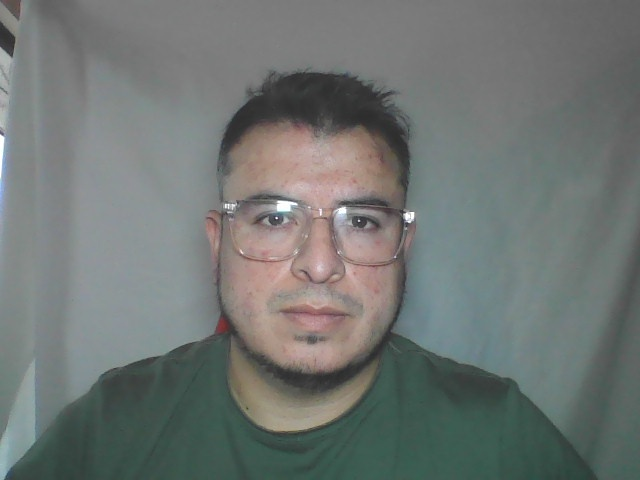
#> input picture foto_capturada.jpg, 640 x 480 px, found by its file name
$ python bordes.py
#> lines starting #> are read from the running program, lines starting #| are printed output that depends on the picture
from PIL import Image, ImageFilter
import matplotlib.pyplot as plt

imagen = "C:/Users/Marce/Documents/SenalesImagenes/Tarea1/foto_capturada.jpg"

# 1. Cargar la imagen
img = Image.open(imagen)
#> img is the input picture: PIL image 640x480 RGB; mean R, G, B 111.8, 117.4, 114.9

# 2. Enfoque inicial (Sharpen)
img_enfoque = img.filter(ImageFilter.SHARPEN)

# 3. Detección de bordes (FIND_EDGES)
img_bordes = img_enfoque.filter(ImageFilter.FIND_EDGES)
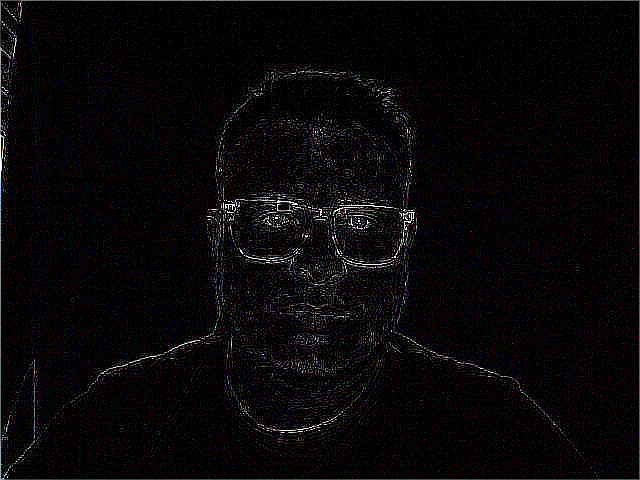
#> img_bordes: PIL image 640x480 RGB; mean R, G, B 8.5, 7.8, 8.1

# 4. Suavizado para reducir ruido
img_gauss = img_bordes.filter(ImageFilter.GaussianBlur(radius=1))

# 5. Segundo enfoque
img_enfoque_final = img_bordes.filter(ImageFilter.SHARPEN)
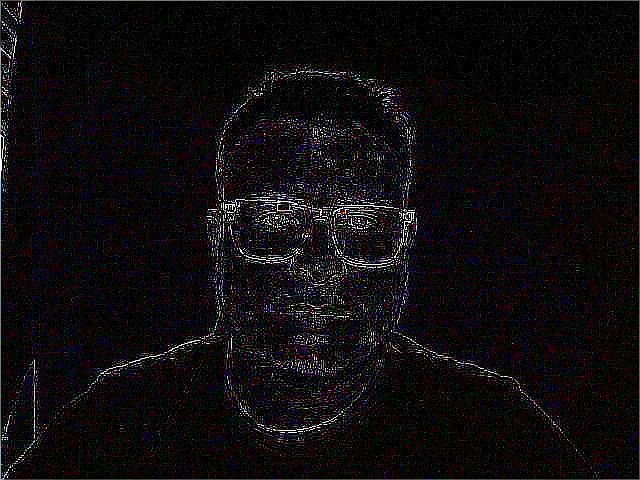
#> img_enfoque_final: PIL image 640x480 RGB; mean R, G, B 12.6, 11.5, 12.1

# 6. Segunda detección de bordes
img_bordes_final = img_enfoque_final.filter(ImageFilter.FIND_EDGES)
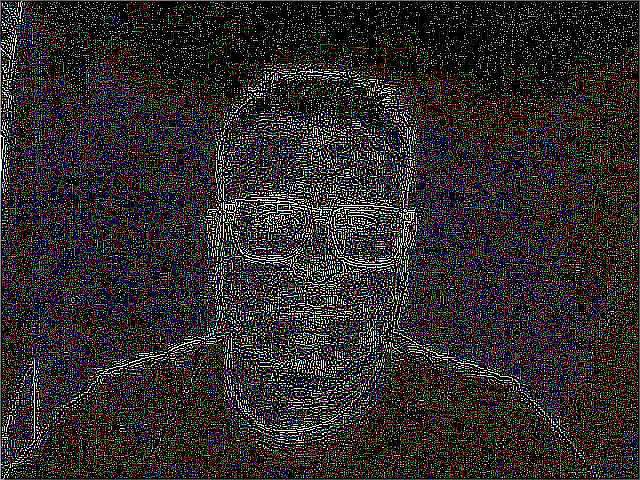
#> img_bordes_final: PIL image 640x480 RGB; mean R, G, B 45.1, 40.3, 41.6

# 7. Limpieza final (suavizado)
img_limpia = img_bordes_final.filter(ImageFilter.GaussianBlur(radius=1))
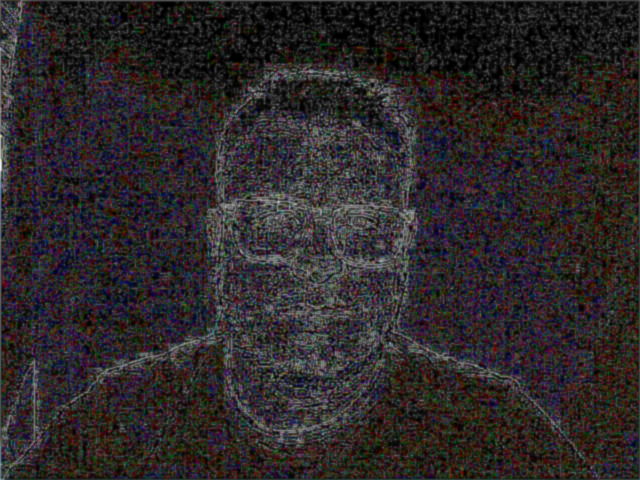
#> img_limpia: PIL image 640x480 RGB; mean R, G, B 44.6, 39.9, 41.2

# Mostrar resultados en 2 filas × 3 columnas
fig, axs = plt.subplots(2, 3, figsize=(20, 5))

# Primera fila
axs[0, 0].imshow(img_enfoque)
axs[0, 0].set_title("Sharpen inicial")
axs[0, 0].axis("off")

axs[0, 1].imshow(img_bordes)
axs[0, 1].set_title("Edges 1")
axs[0, 1].axis("off")

axs[0, 2].imshow(img_gauss)
axs[0, 2].set_title("Suavizado (Gauss)")
axs[0, 2].axis("off")

# Segunda fila
axs[1, 0].imshow(img_enfoque_final)
axs[1, 0].set_title("Sharpen final")
axs[1, 0].axis("off")

axs[1, 1].imshow(img_bordes_final)
axs[1, 1].set_title("Edges 2")
axs[1, 1].axis("off")

axs[1, 2].imshow(img_limpia)
axs[1, 2].set_title("Suavizado (Gauss) final")
axs[1, 2].axis("off")

plt.tight_layout()
plt.show()

$ run again, with gato.jpg copied over foto_capturada.jpg
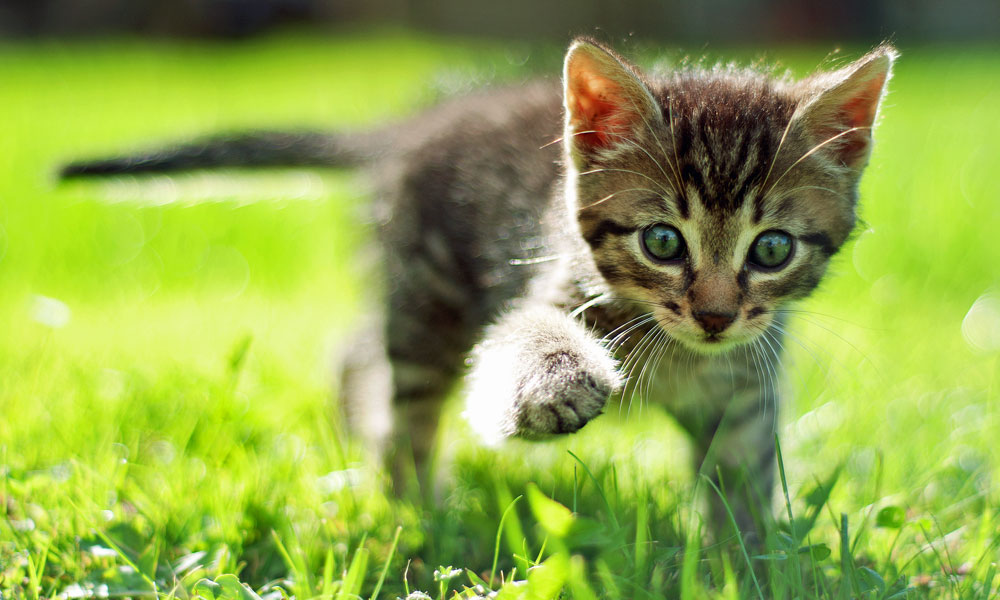
#> input picture gato.jpg, 1000 x 600 px, found by its file name
#> img is the input picture: PIL image 1000x600 RGB; mean R, G, B 144.4, 166.8, 75
#> `img_enfoque_final = img_bordes.filter(ImageFilter.SHARPEN)`:
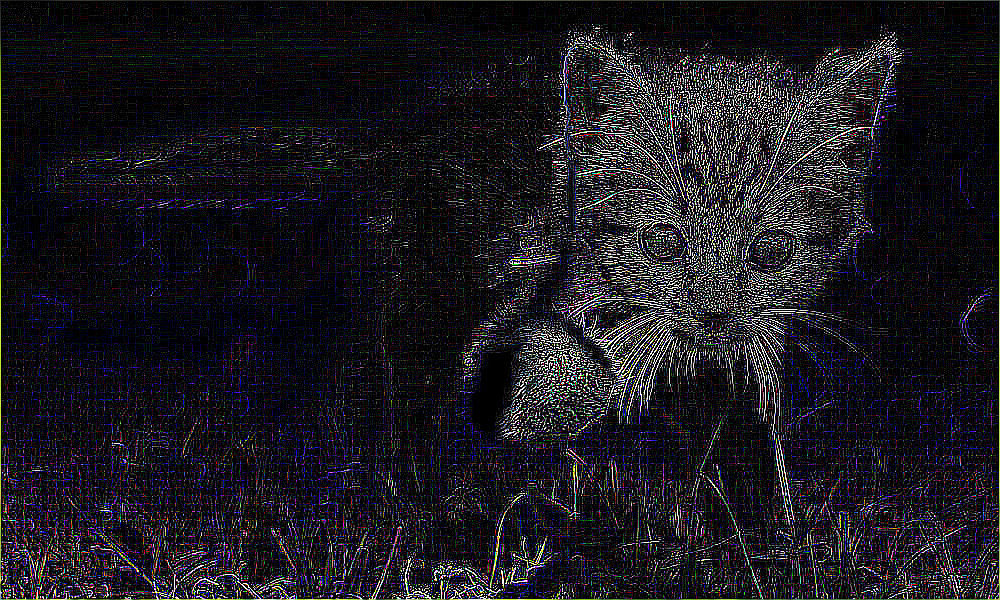
#> img_enfoque_final: PIL image 1000x600 RGB; mean R, G, B 25.5, 24.3, 28.8
#> `img_limpia = img_bordes_final.filter(ImageFilter.GaussianBlur(radius=1))`:
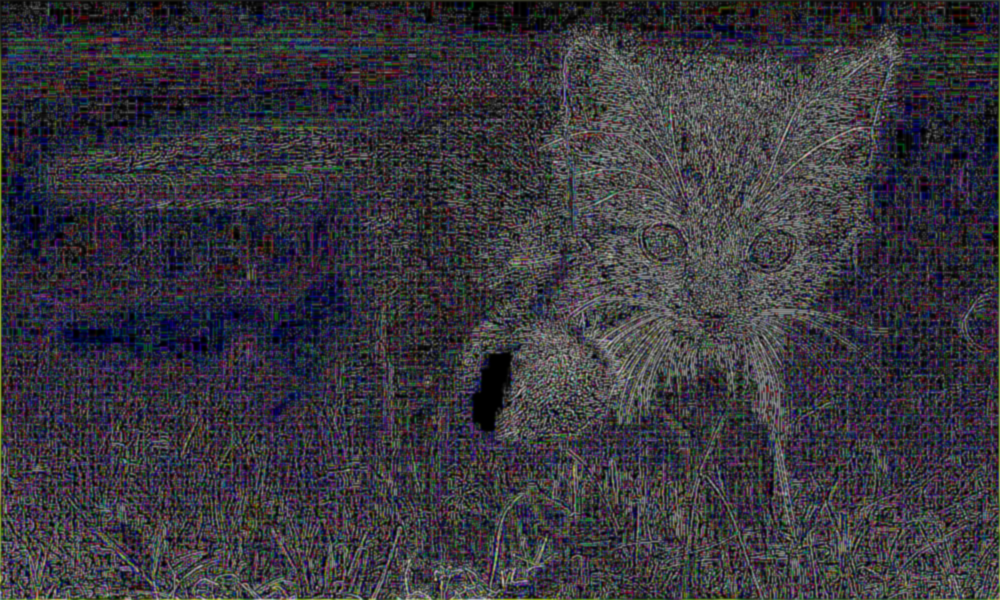
#> img_limpia: PIL image 1000x600 RGB; mean R, G, B 56.1, 54.3, 61.7
